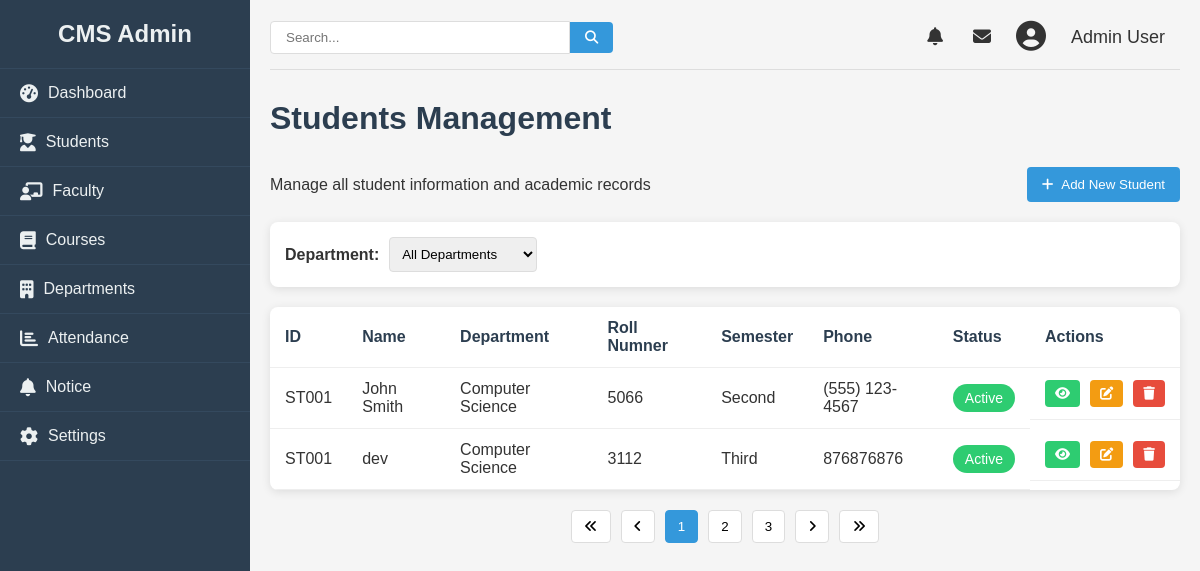
The app's page /admin/student (signed in), older data.
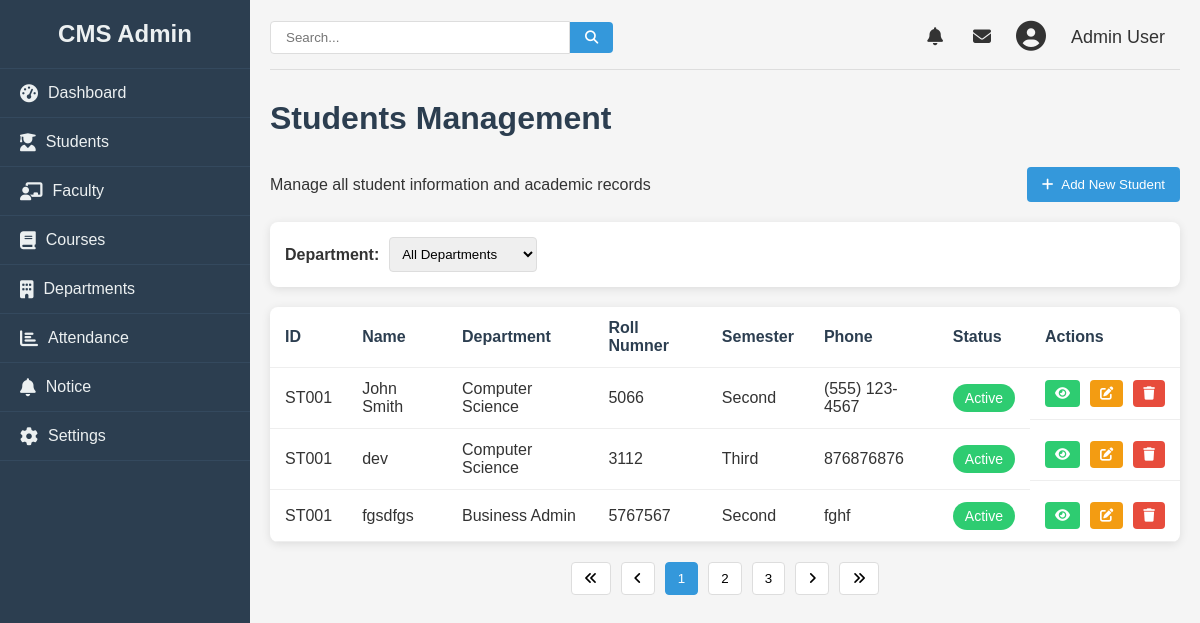
The same page, newer data.
### college/model.py (models this page shows, shortened)
class Student(db.Model):
    id = db.Column(db.Integer, primary_key=True)
    name = db.Column(db.String(100), nullable=False)
    roll = db.Column(db.Integer, nullable=False)
    email = db.Column(db.String(100), nullable=False)
    phone = db.Column(db.Integer, nullable=False)
    semmester = db.Column(db.Integer, nullable=False)
    dob = db.Column(db.Date, nullable=False)
    gender = db.Column(db.String, nullable=False)
    department = db.Column(db.String, nullable=False)
    address = db.Column(db.String, nullable=False)

### college/admin/adminroute.py (the view)
@app.route("/admin/student", methods = ["GET", "POST"])
def stdn():
    logged = 'user_id' in session
    if logged:
        users = Student.query.all()
        print(users)
        return render_template("student.html", students= users)
    else:
        return redirect(url_for("login"))

### college/admin/templates/student.html (shortened to what this page needs)
{% from "macro/cmsnav.html" import cmsnav%}
{%extends "admbase.html"%}
{%block head%}
<link rel="stylesheet" href="{{url_for('static', filename='css/styles.css')}}">
<link rel="stylesheet" href="https://cdnjs.cloudflare.com/ajax/libs/font-awesome/6.4.0/css/all.min.css">
{%endblock%}
{%block content%}
<div class="container" w-tid="21">
    {{cmsnav()}}
    <main class="main-content" w-tid="111">
        <header class="top-header" w-tid="113">
            <div class="search-box" w-tid="115">
                <input type="text" placeholder="Search..." w-tid="117" />
                <button w-tid="119"><i class="fas fa-search" w-tid="121"></i></button>
            </div>
            <div class="user-profile" w-tid="123">
                <span class="notification" w-tid="125"><i class="fas fa-bell" w-tid="127"></i></span>
                <span class="message" w-tid="129"><i class="fas fa-envelope" w-tid="131"></i></span>
                <div class="profile-img" w-tid="133">
                    <i class="fas fa-user-circle" w-tid="135"></i>
                </div>
                <span class="username" w-tid="137">Admin User</span>
            </div>
        </header>
        <div id="dashboard-page" class="content-section" w-tid="139">
            <div class="dashboard" w-tid="141">
                <h1 w-tid="357">Students Management</h1>
                <div class="students-header" w-tid="359">
                    <p w-tid="361">Manage all student information and academic records</p>
                    <button class="add-student-btn" w-tid="363">
                        <a style="text-decoration: none; color:white;" href="/admin/addstudent">
                            <i class="fas fa-plus" w-tid="365"></i>
                            Add New Student
                        </a>
                    </button>
                </div>
                <div class="student-filters" w-tid="367">
                    <div class="filter-group" w-tid="369">
                        <label w-tid="371">Department:</label>
                        <select w-tid="373">
                            <option w-tid="375">All Departments</option>
                        </select>
                    </div>
                </div>
                <div class="students-table" w-tid="415">
                    <table w-tid="417">
                        <thead w-tid="419">
                            <tr w-tid="421">
                                <th w-tid="423">ID</th>
                                <th w-tid="425">Name</th>
                                <th w-tid="427">Department</th>
                                <th w-tid="425">Roll Numner</th>
                                <th w-tid="429">Semester</th>
                                <th w-tid="433">Phone</th>
                                <th w-tid="435">Status</th>
                                <th w-tid="437">Actions</th>
                            </tr>
                        </thead>
                        <tbody w-tid="439">
                            <tr w-tid="441">
                                <td w-tid="443">ST001</td>
                                <td w-tid="445">John Smith</td>
                                <td w-tid="447">Computer Science</td>
                                <td w-tid="449">5066</td>
                                <td w-tid="451">Second</td>
                                <td w-tid="453">(555) 123-4567</td>
                                <td w-tid="455"><span class="status active" w-tid="457">Active</span></td>
                                <td class="action-cell" w-tid="459">
                                    <button class="action-btn view-btn" w-tid="461"><i class="fas fa-eye"
                                            w-tid="463"></i></button>
                                    <button class="action-btn edit-btn" w-tid="465"><i class="fas fa-edit"
                                            w-tid="467"></i></button>
                                    <button class="action-btn delete-btn" w-tid="469"><i class="fas fa-trash"
                                            w-tid="471"></i></button>
                                </td>
                            </tr>
                            {%for student in students%}
                            <tr w-tid="441">
                                <td w-tid="443">ST001</td>
                                <td w-tid="445">{{student.name}}</td>
                                <td w-tid="447">{{student.department}}</td>
                                <td w-tid="449">{{student.roll}}</td>
                                <td w-tid="451">{{student.semmester}}</td>
                                <td w-tid="453">{{student.phone}}</td>
                                <td w-tid="455"><span class="status active" w-tid="457">Active</span></td>
                                <td class="action-cell" w-tid="459">
                                    <button class="action-btn view-btn" w-tid="461"><i class="fas fa-eye"
                                            w-tid="463"></i></button>
                                    <button class="action-btn edit-btn" w-tid="465"><i class="fas fa-edit"
                                            w-tid="467"></i></button>
                                    <button class="action-btn delete-btn" w-tid="469"><i class="fas fa-trash"
                                            w-tid="471"></i></button>
                                </td>
                            </tr>
                            {%endfor%}
                        </tbody>
                    </table>
                </div>
                <div class="pagination" w-tid="601">
                    <button w-tid="603"><i class="fas fa-angle-double-left" w-tid="605"></i></button>
                    <button w-tid="607"><i class="fas fa-angle-left" w-tid="609"></i></button>
                    <button class="active" w-tid="611">1</button>
                    <button w-tid="613">2</button>
                    <button w-tid="615">3</button>
                    <button w-tid="617"><i class="fas fa-angle-right" w-tid="619"></i></button>
                    <button w-tid="621"><i class="fas fa-angle-double-right" w-tid="623"></i></button>
                </div>
            </div>
        </div>
    </main>
</div>
{%endblock%}

### college/admin/templates/macro/cmsnav.html (shortened to what this page needs)
{%macro cmsnav()%}
<aside class="sidebar" w-tid="23">
    <div class="sidebar-header" w-tid="25">
        <h2 w-tid="27">CMS Admin</h2>
    </div>
    <nav class="sidebar-nav" w-tid="29">
        <ul w-tid="31">
            <li w-tid="33"><a href="/admin" data-page="dashboard-page" w-tid="35"><i class="fas fa-tachometer-alt"
                        w-tid="37"></i> Dashboard</a></li>
            <li  w-tid="39"><a href="/admin/student" data-page="students-page" w-tid="41"><i
                        class="fas fa-user-graduate" w-tid="43"></i> Students</a></li>
            <li w-tid="45"><a href="/admin/faculty" data-page="faculty-page" w-tid="47"><i
                        class="fas fa-chalkboard-teacher" w-tid="49"></i> Faculty</a></li>
            <li w-tid="51"><a href="/admin/courses" data-page="courses-page" w-tid="53"><i class="fas fa-book"
                        w-tid="55"></i> Courses</a></li>
            <li w-tid="57"><a href="/admin/department" data-page="department-page" w-tid="59"><i class="fas fa-building"
                        w-tid="61"></i> Departments</a></li>
            <li w-tid="87"><a href="/admin/attendence" data-page="attendance-page" w-tid="89"><i class="fas fa-chart-bar"
                        w-tid="91"></i> Attendance</a></li>
            <li w-tid="99"><a href="/admin/notice" data-page="notice-page" w-tid="101"><i class="fas fa-bell"
                        w-tid="103"></i> Notice</a></li>
            <li w-tid="93"><a href="/" data-page="settings-page" w-tid="95"><i class="fas fa-cog" w-tid="97"></i>
                    Settings</a></li>
        </ul>
    </nav>
</aside>
{%endmacro%}

### college/admin/templates/admbase.html (shortened to what this page needs)
<!DOCTYPE html>
<html lang="en">
<head>
    {%block head%}
    {%endblock%}
</head>
<body>
    {%block content%}
    {%endblock%}
</body>
</html>

### college/static/css/styles.css (style rules this page uses)
* { margin: 0; padding: 0; box-sizing: border-box; }
body { font-family: Arial, sans-serif; background-color: #f5f5f5; color: #333; }
.container { display: flex; min-height: 100vh; }
.sidebar { width: 250px; background-color: #2c3e50; color: #ecf0f1; transition: all 0.3s ease; }
.sidebar-header { padding: 20px; text-align: center; border-bottom: 1px solid #34495e; }
.sidebar-nav ul { list-style: none; }
.sidebar-nav li { padding: 15px 20px; border-bottom: 1px solid #34495e; transition: all 0.3s ease; }
.sidebar-nav a { color: #ecf0f1; text-decoration: none; display: flex; align-items: center; }
.sidebar-nav i { margin-right: 10px; font-size: 18px; }
.main-content { flex: 1; padding: 20px; }
.top-header { display: flex; justify-content: space-between; align-items: center; margin-bottom: 30px; padding-bottom: 15px; border-bottom: 1px solid #ddd; }
.search-box { display: flex; align-items: center; }
.search-box input { padding: 8px 15px; border: 1px solid #ddd; border-radius: 4px 0 0 4px; width: 300px; }
.search-box button { background: #3498db; color: white; border: none; padding: 8px 15px; border-radius: 0 4px 4px 0; cursor: pointer; }
.user-profile { display: flex; align-items: center; }
.user-profile span { margin: 0 15px; font-size: 18px; cursor: pointer; }
.profile-img { font-size: 30px; margin: 0 10px; }
.dashboard h1 { margin-bottom: 30px; color: #2c3e50; }
table { width: 100%; border-collapse: collapse; }
th, td { padding: 12px 15px; text-align: left; border-bottom: 1px solid #eee; }
th { font-weight: bold; color: #2c3e50; }
.status { padding: 6px 12px; border-radius: 20px; font-size: 14px; }
.active { background-color: #2ecc71; color: white; }
.content-section { display: none; }
#dashboard-page { display: block; }
.students-header { display: flex; justify-content: space-between; align-items: center; margin-bottom: 20px; }
.add-student-btn { background-color: #3498db; color: white; border: none; padding: 10px 15px; border-radius: 4px; cursor: pointer; display: flex; align-items: center; }
.add-student-btn i { margin-right: 5px; }
.student-filters { display: flex; justify-content: space-between; margin-bottom: 20px; background: white; padding: 15px; border-radius: 8px; box-shadow: 0 2px 10px rgba(0, 0, 0, 0.1); }
.filter-group { display: flex; align-items: center; }
.filter-group label { margin-right: 10px; font-weight: bold; }
.filter-group select { padding: 8px; border-radius: 4px; border: 1px solid #ddd; }
.students-table { background: white; border-radius: 8px; box-shadow: 0 2px 10px rgba(0, 0, 0, 0.1); overflow: hidden; }
.action-cell { display: flex; gap: 10px; }
.action-btn { padding: 6px 10px; border-radius: 4px; cursor: pointer; border: none; color: white; }
.edit-btn { background-color: #f39c12; }
.delete-btn { background-color: #e74c3c; }
.view-btn { background-color: #2ecc71; }
.pagination { display: flex; justify-content: center; margin-top: 20px; }
.pagination button { padding: 8px 12px; margin: 0 5px; border: 1px solid #ddd; background: white; cursor: pointer; border-radius: 4px; }
.pagination button.active { background-color: #3498db; color: white; border-color: #3498db; }

Row changes from the older to the newer data that the page shows:
added Student: name "fgsdfgs", department "Business Admin", roll "5767567", semmester "Second", phone "fghf"
